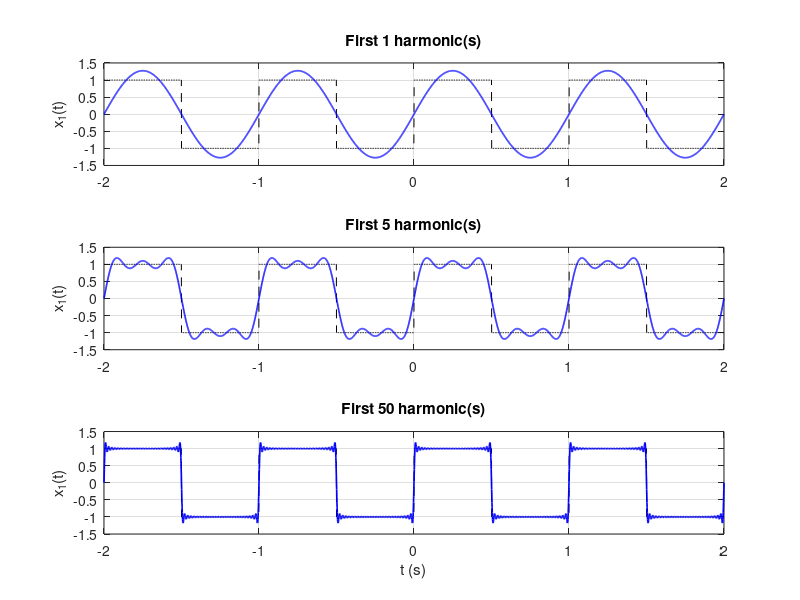

MATLAB code for this plot:
% ---------- q1_partial.m ----------
1;
function xN = sq_partial(N, t, w0)
  xN = zeros(size(t));
  for k = 1:2:N                      % only odd harmonics are non-zero
    xN += (4/(k*pi))*sin(k*w0*t);
  end
end

clear; close all; clc;
w0 = 2*pi; t = linspace(-2, 2, 4001);
x1 = sign(sin(w0*t));                % original square wave
Ns = [1 5 50];

figure(3);
for i = 1:3
  xN = sq_partial(Ns(i), t, w0);
  subplot(3,1,i);
  plot(t, x1, 'k--', t, xN, 'b', 'LineWidth', 1.2); grid on;
  ylim([-1.5 1.5]); ylabel('x_1(t)');
  title(sprintf('First %d harmonic(s)', Ns(i)));
  fprintf('N = %2d : max of partial sum = %.4f\n', Ns(i), max(xN));
end
xlabel('t (s)');
print -dpng q1_partial.png
